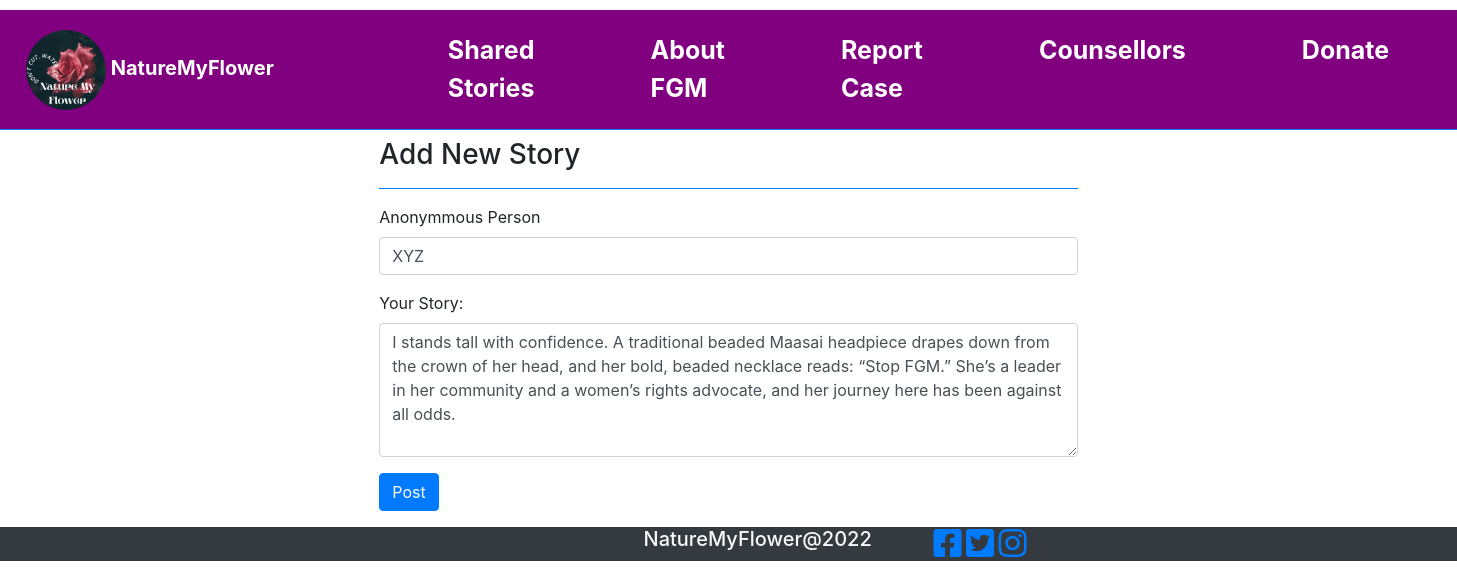
The app's page /manage_todo?id=31 with its own data.
### todo/models.py (models this page shows, shortened)
class Todo(models.Model):
    title = models.CharField(max_length=100)
    description = models.TextField()
    status = models.SmallIntegerField(default=0)
    date_created = models.DateTimeField(default=timezone.now)

### todo/views.py (the view)
# urls.py: path("manage_todo",views.manageTodo ,name='app-update-form'),
def manageTodo(request):
    get= request.GET
    id = int(0)
    todo = {}
    if 'id' in get:
        id= get['id']
        get_todo = Todo.objects.get(id=id)
        todo = {"title":get_todo.title,"description":get_todo.description}
    context = {
        "page":"manage",
        "id":id,
        "todo":todo
    }
    return render(request,"todo/manage_form.html",context)

### todo/templates/todo/manage_form.html (shortened to what this page needs)
{% extends 'todo/base.html' %} {% load static %} {% block content %}
<div class="w-100 h-100 d-flex justify-content-center align-items-center">
    <div class='col-md-6'>
        <h3>Add New Story</h3>
        <hr class='border-primary'>
        <form action="save_todo" method="POST">
            <div class="form-group">
                <label for="title" class="control-label">Anonymmous Person</label>
                <input type="text" class="form-control" name="title" value="{% if 'title' in todo %}{{todo.title}}{% endif %}" >
            </div>
            <div class="form-group">
                <label for="" class="control-label">Your Story:</label>
                <textarea name="description" id="description" cols="30" rows="5" class="form-control" required>{% if 'description' in todo %}{{todo.description}}{% endif %}</textarea>
            </div>
            <div class="form-group">
                <button class="btn btn-primary">Post</button>
            </div>
        </form>
    </div>
</div>
{% endblock %}

### static/css/custom.css (style rules this page uses)
html, body { height: 100%; width: 100%; }

### todo/templates/todo/base.html (style rules this page uses)
html, body { height: 100%; width: 100%; }

### records on screen
Todo: title "XYZ", description "I stands tall with confidence. A traditional beaded Maasai headpiece drapes down from the crown of her head, and her bold, beaded necklace reads: “Stop FGM.” She’s a leader in her community and a women’s rights advocate, and her journey here has been against all odds."
